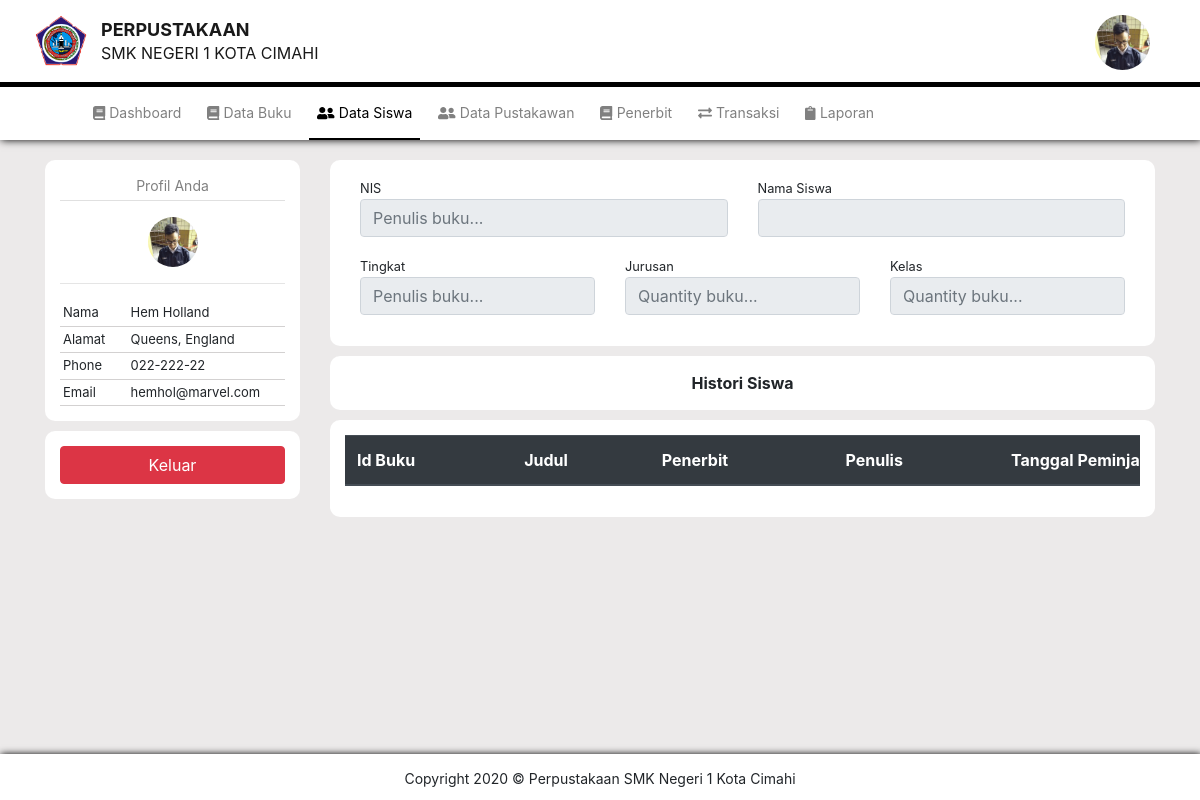
Page /pustakawan/histori-siswa.php?id=P001 on the committed database.
### tables this page shows
CREATE TABLE `pustakawan` (
  `idPustakawan` varchar(4) NOT NULL,
  `nama` varchar(50) DEFAULT NULL,
  `alamat` varchar(100) DEFAULT NULL,
  `phone` varchar(15) DEFAULT NULL,
  `email` varchar(50) DEFAULT NULL,
  `image` varchar(100) DEFAULT NULL
);

### pustakawan/histori-siswa.php (the view, shortened to what this page needs)
<?php
  require "../proses/koneksi.php";
  $id = $_GET['id'];
  $query = "SELECT * FROM pustakawan, login WHERE pustakawan.idPustakawan=:id AND pustakawan.idPustakawan=login.idPustakawan";
  $result = $con->prepare($query);
  $result->bindParam(':id', $id);
  $result->execute();
  while($row = $result->fetch(PDO::FETCH_ASSOC)){
    $nama = $row['nama'];
    $alamat = $row['alamat'];
    $phone = $row['phone'];
    $email = $row['email'];
    $image = $row['image'];
  }
?>
<?php
    $nis = $_GET['nis'];
    $data = $con->prepare("SELECT * FROM siswa WHERE nis=:nis");
    $data->bindParam(':nis', $nis);
    $data->execute();
    $sis = $data->fetch(PDO::FETCH_ASSOC);
    $kelas = $sis['kelas'];
    $tingkat = $sis['tingkat'];
    $jurusan = $sis['jurusan'];
    $sisnama = $sis['nama'];
?>
<!doctype html>
<html lang="en">
  <head>
    <link rel="stylesheet" href="../assets/css/bootstrap.min.css">
    <link rel="stylesheet" href="style.css">
    <link rel="stylesheet" href="../assets/css/all.min.css">
    <link rel="stylesheet" href="../assets/css/datatables.css">
    <link rel="stylesheet" href="../assets/css/navbar.css">
  </head>
  <body>
    <nav class="navbar navbar-light">
      <div class="container-fluid">
        <a class="navbar-brand" href="#">
          <img src="../assets/img/brand/logo.png" width="60" class="d-inline-block align-top" alt="">
          <p class="judul-pertama">perpustakaan</p>
          <p class="judul-kedua">smk negeri 1 kota cimahi</p>
        </a>
      </div>
    </nav>
    <img src="../upload/<?php echo $image; ?>" class="foto-pustakawan foto" width="55" height="55">
    <nav class="navbar2 navbar-expand-lg navbar-light">
        <div class="collapse navbar-collapse" id="navbarNavAltMarkup">
          <div class="navbar-nav">
            <a class="nav-item nav-link disabled" href="home.html"><i class="fas fa-book"></i>&nbsp;Dashboard</a>
            <a class="nav-item nav-link disabled" href="data-buku.html"><i class="fas fa-book"></i>&nbsp;Data Buku</a>
            <a class="nav-item nav-link aktif" href="#"><i class="fas fa-user-friends"></i>&nbsp;Data Siswa</a>
            <a class="nav-item nav-link disabled" href="#"><i class="fas fa-user-friends"></i>&nbsp;Data Pustakawan</a>
            <a class="nav-item nav-link disabled" href="penerbit.html"><i class="fas fa-book"></i>&nbsp;Penerbit</a>
            <a class="nav-item nav-link disabled" href="transaksi.html"><i class="fas fa-exchange-alt"></i>&nbsp;Transaksi</a>
            <a class="nav-item nav-link disabled" href="laporan.html"><i class="fas fa-clipboard"></i>&nbsp;Laporan</a>
          </div>
        </div>
    </nav>
    <div class="content">
      <div class="container">
        <div class="row">
            <div class="col-lg-3">
                <div class="a">
                  <div class="your-profile-title text-center pb-1 mb-3">
                    Profil Anda
                  </div>
                  <div class="data-admin">
                    <div class="foto-admin text-center">
                      <img src="../upload/<?php echo $image; ?>" class="foto" width="50" height="50">
                      <hr>
                    </div>
                    <div class="data-admin">
                      <table style="width: 100%;">
                        <tr class="row-data-admin">
                          <td style="width: 30%; vertical-align: top;">Nama</td>
                          <td style="width: 70%;"><?php echo $nama; ?></td>
                        </tr>
                        <tr class="row-data-admin">
                          <td style="vertical-align: top;">Alamat</td>
                          <td><?php echo $alamat; ?></td>
                        </tr>
                        <tr class="row-data-admin">
                          <td style="vertical-align: top;">Phone</td>
                          <td><?php echo $phone; ?></td>
                        </tr>
                        <tr class="row-data-admin">
                          <td style="vertical-align: top;">Email</td>
                          <td><?php echo $email; ?></td>
                        </tr>
                      </table>
                    </div>
                  </div>
                </div>
                <div class="a">
                    <a type="submit" class="btn btn-danger" style="width: 100%; color: white;" data-toggle="modal" data-target="#batal">Keluar</a>
                </div>
              </div>
          <div class="col-lg-9">
            <div class="a">
              <form action="../proses/edit.php?id=<?php echo $id ?>&bukid=<?php echo $bukid; ?>" method="post" enctype="multipart/form-data">
                <div class="container-fluid">
                    <div class="form-group">
                        <div class="row">
                            <div class="col-6">
                                <small>NIS</small>
                                <input type="text" class="form-control" readonly placeholder="Penulis buku..." value="<?php echo $nis; ?>">
                            </div>
                            <div class="col-6">
                                <small>Nama Siswa</small>
                                <input type="text" class="form-control" readonly value="<?php echo $sisnama; ?>">
                            </div>
                        </div>
                    </div>
                    <div class="form-group">
                        <div class="row">
                            <div class="col-4">
                                <small>Tingkat</small>
                                <input type="text" class="form-control" readonly placeholder="Penulis buku..." value="<?php echo $tingkat; ?>">
                            </div>
                            <div class="col-4">
                                <small>Jurusan</small>
                                <input type="text" class="form-control" readonly placeholder="Quantity buku..." value="<?php echo $jurusan; ?>">
                            </div>
                            <div class="col-4">
                                <small>Kelas</small>
                                <input type="text" class="form-control" readonly placeholder="Quantity buku..." value="<?php echo $kelas; ?>">
                            </div>
                        </div>
                    </div>
                </div>
              </form>
            </div>
            <div class="a judul-act">
                Histori Siswa
            </div>
            <div class="a">
                <div class="table-responsive">
                    <table id="tbbuku" class="table table-hover" style="width: 130%;">
                        <thead class="thead-dark">
                            <tr>
                                <th scope="col">Id Buku</th>
                                <th scope="col">Judul</th>
                                <th scope="col">Penerbit</th>
                                <th scope="col">Penulis</th>
                                <th scope="col">Tanggal Peminjaman</th>
                            </tr>
                        </thead>
                    </table>
                </div>
            </div>
          </div>
        </div>
      </div>
    </div>
    <div class="footer text-center">
      Copyright 2020 &copy; Perpustakaan SMK Negeri 1 Kota Cimahi
    </div>
  </body>
</html>

### pustakawan/style.css (style rules this page uses)
body { background-color: rgb(236, 234, 234); }
.navbar, .navbar2 { background-color: #fff; }
.navbar { border-bottom: 5px solid black; }
.navbar a.navbar-brand img { float: left; margin-right: 10px; }
.navbar a.navbar-brand p { font-size: 18px; text-transform: uppercase; line-height: 0; }
.navbar a.navbar-brand p.judul-pertama { font-weight: bold; margin-top: 17px; }
.navbar a.navbar-brand p.judul-kedua { margin-top: 23px; font-size: 16px; }
a.aktif { border-bottom: 2px black solid; }
.foto-pustakawan { position: absolute; top: 15px; right: 50px; }
img.foto { border-radius: 100px; }
.navbar2 { box-shadow: 1px 0px 8px black; }
.navbar2 .navbar-nav { margin-left: 85px; }
.navbar2 a.nav-item { font-size: 14px; color: black !important; margin-right: 10px; padding: 15px; }
.navbar2 a.disabled { color: gray !important; }
.content { margin-top: 10px; min-height: 73vh; }
.a { width: 100%; background-color: rgb(255, 255, 255); border-radius: 10px; padding: 15px; margin-top: 10px; }
.content .data-admin table tr.row-data-admin { border-bottom: 1px solid rgb(211, 209, 209); }
.content .data-admin table tr td { font-size: 13px; padding: 3px; }
.footer { width: 100%; padding: 14px; font-size: 14px; background-color: #fff; margin-top: 20px; box-shadow: 1px 0px 7px black; }
.your-profile-title { font-size: 14px; color: gray; border-bottom: rgb(224, 224, 224) 1px solid; }

### assets/css/navbar.css (style rules this page uses)
.judul-act { font-weight: bold; text-align: center; font-size: 16px; }

### rows in the picture
pustakawan: image (picture), nama "Hem Holland", alamat "Queens, England", phone "022-222-22", email "hemhol@marvel.com"
